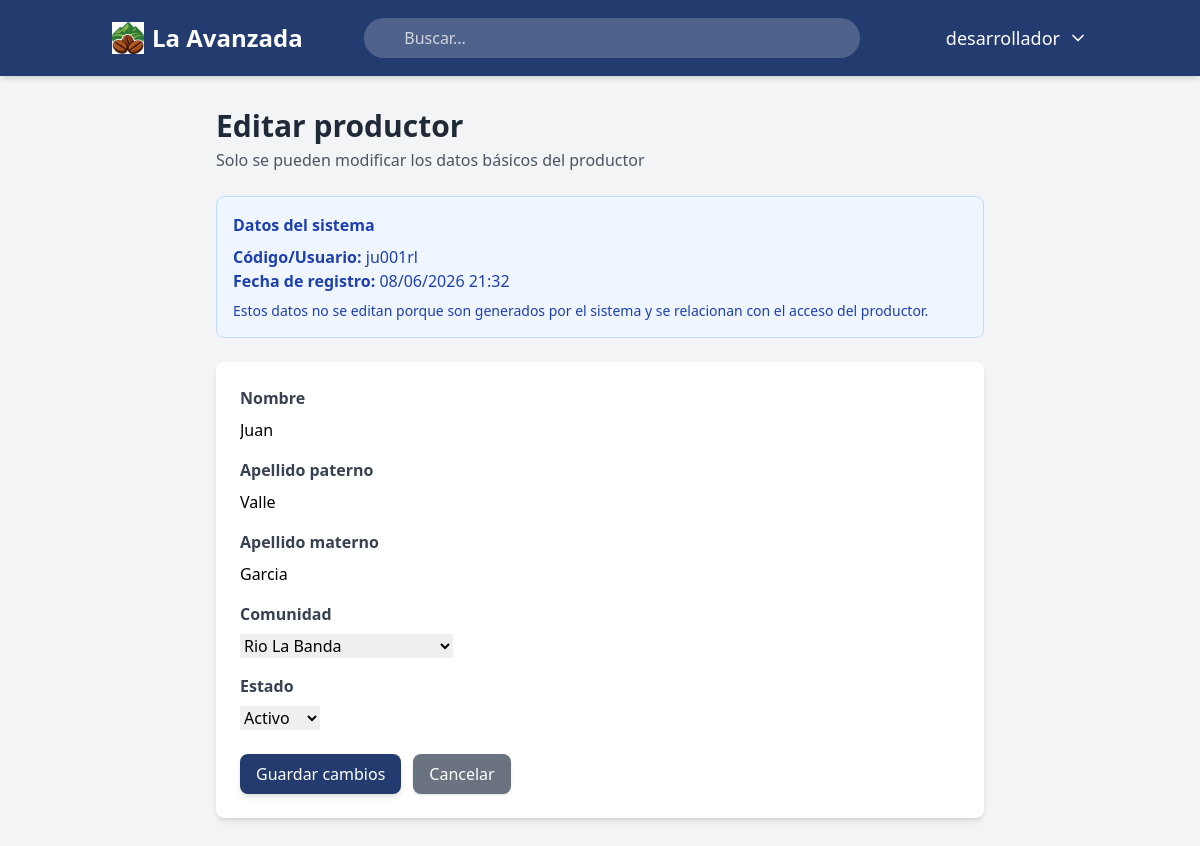
Page /productores/5/editar/ (signed in) on the committed database.
### usuarios/models.py (models this page shows)
class Usuario(AbstractUser): # CREAMOS LA CLASE USUARIO
    usuario_id = models.AutoField(primary_key=True) #CAMPO USUARIO ID, ES NUMEROS AUTOMATICOS Y ES LLAVE PRIMARIA
    USERNAME_FIELD = 'username' # CAMPO PARA INICIAR SESION
    class Meta: # CONFIGURACIONES EXTRAS en la bd
        db_table = 'usuarios' # nombre de la tabla
        verbose_name = 'Usuario' # definimos en sigular el modelo dentro del panel de django
        verbose_name_plural = 'Usuarios' # define como se mostrara en plural en django

### productores/models.py (models this page shows, shortened)
class Productor(models.Model):
    OPCIONES_ESTADO = [
        ('Activo', 'Activo'),
        ('Inactivo', 'Inactivo'),
    ]
    id_productor = models.AutoField(primary_key=True) #llave primaria
    codigo_productor = models.CharField(
        max_length=20,
        unique=True,
        verbose_name='Código del productor'
    )
    nombre = models.CharField(
        max_length=100,
        verbose_name='Nombre'
    )
    apellido_paterno = models.CharField(
        max_length=100,
        verbose_name='Apellido paterno'
    )
    apellido_materno = models.CharField(
        max_length=100,
        blank=True, # no pasa nada si se queda vacio
        verbose_name='Apellido materno'
    )
    comunidad = models.ForeignKey(
        Comunidad,
        on_delete=models.PROTECT,
        related_name='productores',
        verbose_name='Comunidad'
    )
    usuario = models.OneToOneField(
        settings.AUTH_USER_MODEL,
        on_delete=models.SET_NULL,
        null=True,
        blank=True,
        related_name='productor',
        verbose_name='Usuario de acceso'
    )
    estado = models.CharField(
        max_length=20,
        choices=OPCIONES_ESTADO,
        default='Activo',
        verbose_name='Estado'
    )
    creado_por = models.ForeignKey(
        settings.AUTH_USER_MODEL,
        on_delete=models.SET_NULL,
        null=True,
        blank=True,
        related_name='productores_creados',
        verbose_name='Creado por'
    )
    fecha_registro = models.DateTimeField(
        auto_now_add=True,
        verbose_name='Fecha de registro'
    )
    editado_por = models.ForeignKey(
        settings.AUTH_USER_MODEL,
        on_delete=models.SET_NULL,
        null=True,
        blank=True,
        related_name='productores_editados',
        verbose_name='Editado por'
    )
    fecha_edicion = models.DateTimeField(
        auto_now=True,
        verbose_name='Fecha de edición'
    )
    class Meta:
        db_table = 'productores'
        verbose_name = 'Productor'
        verbose_name_plural = 'Productores'

### productores/views.py (the view)
# urls.py: path('<int:pk>/editar/', views.editar_productor, name='editar_productor'),
@login_required
def editar_productor(request, pk):
    permiso = obtener_permiso_productores(request.user)
    if permiso < 2:
        return redirect('productores:detalle_productor', pk=pk)
    productor = get_object_or_404(Productor, pk=pk)
    if request.method == 'POST':
        form = FormularioProductor(request.POST, instance=productor)
        if form.is_valid():
            productor = form.save(commit=False)
            productor.editado_por = request.user
            productor.save()
            return redirect(f'/productores/{productor.pk}/detalle/?editado=1')
    else:
        form = FormularioProductor(instance=productor)
    contexto = {
        'form': form,
        'productor': productor,
    }
    return render(request, 'productores/formulario_productor.html', contexto)

### productores/forms.py
class FormularioProductor(forms.ModelForm):
    class Meta:
        model = Productor
        fields = [
            'nombre',
            'apellido_paterno',
            'apellido_materno',
            'comunidad',
            'estado',
        ]

### comunidades/models.py (called while the page is built)
    def __str__(self): # para django admin y para nosotros tambien en modo texto
        return self.nombre_comunidad

### principal/context_processors.py (called while the page is built)
def obtener_permisos(request):
    permisos = { # los modulos
        'registrar_compras_cafe': 0,
        'historial_compras': 0,
        'comunidades': 0,
        'productores': 0,
        'registro_ventas_cafe': 0,
        'analisis_predicciones': 0,
        'roles_usuarios': 0,
    }
    roles = []
    if request.user.is_authenticated:
        roles_usuario = UsuarioRol.objects.filter(usuario=request.user)
        roles = [usuario_rol.rol.nombre_rol for usuario_rol in roles_usuario]
        for usuario_rol in roles_usuario:
            rol = usuario_rol.rol
            for modulo in permisos.keys():
                permiso_actual = getattr(rol, modulo, 0)
                if permiso_actual > permisos[modulo]:
                    permisos[modulo] = permiso_actual
    return {
        'permisos': permisos,
        'roles': roles,
    }

### productores/views.py (called while the page is built)
def obtener_permiso_productores(usuario):
    roles_usuario = UsuarioRol.objects.filter(usuario=usuario)
    permiso_maximo = 0
    for usuario_rol in roles_usuario:
        rol = usuario_rol.rol
        permiso_actual = getattr(rol, 'productores', 0)
        if permiso_actual > permiso_maximo:
            permiso_maximo = permiso_actual
    return permiso_maximo

### productores/templates/productores/formulario_productor.html (shortened to what this page needs)
{% extends 'principal/base.html' %}
{% block content %}
<div class="max-w-3xl mx-auto">
    <div class="mb-6">
        <h1 class="text-3xl font-bold text-gray-800">
            Editar productor
        </h1>
        <p class="text-gray-600 mt-1">
            Solo se pueden modificar los datos básicos del productor
        </p>
    </div>
    <div class="bg-blue-50 border border-blue-200 rounded-lg p-4 mb-6">
        <h2 class="font-bold text-blue-800 mb-2">
            Datos del sistema
        </h2>
        <p class="text-blue-800">
            <span class="font-semibold">Código/Usuario:</span>
            {{ productor.codigo_productor }}
        </p>
        <p class="text-blue-800">
            <span class="font-semibold">Fecha de registro:</span>
            {{ productor.fecha_registro|date:"d/m/Y H:i" }}
        </p>
        <p class="text-blue-800 mt-2 text-sm">
            Estos datos no se editan porque son generados por el sistema y se relacionan con el acceso del productor.
        </p>
    </div>
    <div class="bg-white rounded-lg shadow-md p-6">
        <form method="post" autocomplete="off">
            <div class="mb-4">
                <label for="{{ form.nombre.id_for_label }}" class="block text-gray-700 font-semibold mb-2">
                    Nombre
                </label>
                {{ form.nombre }}
            </div>
            <div class="mb-4">
                <label for="{{ form.apellido_paterno.id_for_label }}" class="block text-gray-700 font-semibold mb-2">
                    Apellido paterno
                </label>
                {{ form.apellido_paterno }}
            </div>
            <div class="mb-4">
                <label for="{{ form.apellido_materno.id_for_label }}" class="block text-gray-700 font-semibold mb-2">
                    Apellido materno
                </label>
                {{ form.apellido_materno }}
            </div>
            <div class="mb-4">
                <label for="{{ form.comunidad.id_for_label }}" class="block text-gray-700 font-semibold mb-2">
                    Comunidad
                </label>
                {{ form.comunidad }}
            </div>
            <div class="mb-6">
                <label for="{{ form.estado.id_for_label }}" class="block text-gray-700 font-semibold mb-2">
                    Estado
                </label>
                {{ form.estado }}
            </div>
            <div class="flex flex-col sm:flex-row gap-3">
                <button type="submit"
                        class="w-full sm:w-auto bg-[#233b6e] text-white px-4 py-2 rounded-lg shadow-md hover:bg-[#1a2c53] transition-colors duration-300">
                    Guardar cambios
                </button>
                <a href="{% url 'productores:detalle_productor' productor.pk %}"
                   class="bg-gray-500 hover:bg-gray-600 text-white px-4 py-2 rounded-lg shadow text-center">
                    Cancelar
                </a>
            </div>
        </form>
    </div>
</div>
{% endblock %}

### principal/templates/principal/base.html (shortened to what this page needs)
{% load static %}
<!DOCTYPE html>
<html lang="es">
<head>
    <script src="https://cdn.tailwindcss.com"></script>
</head>
<body class="bg-gray-100 font-sans">
    <nav class="bg-[#233b6e] text-white shadow-md">
        <div class="container mx-auto px-4 py-4 flex flex-col md:flex-row justify-between items-center space-y-4 md:space-y-0">
            <a href="{% url 'dashboard' %}" class="flex items-center gap-2 text-2xl font-bold rounded-lg px-2 py-1 transition-all hover:bg-white/10">
                <img src="{% static 'img/logoavanzada2.jpg' %}" alt="La Avanzada" class="h-8 w-8">
                <span>La Avanzada</span>
            </a>
            <div class="relative w-full md:w-1/2">
                <input
                    type="text"
                    id="transaction-input"
                    placeholder="Buscar..."
                    class="w-full bg-white/20 text-white rounded-full py-2 pl-10 pr-4 focus:outline-none focus:ring-2 focus:ring-white/50 placeholder-gray-300"
                >
            </div>
            <div class="flex items-center space-x-6">
                <div class="relative">
                    <button id="user-menu-button" class="flex items-center space-x-2 text-lg font-medium transition-all hover:bg-white/10 p-2 rounded-lg">
                        <span>{{ user.first_name|default:user.username }}</span>
                        <svg xmlns="http://www.w3.org/2000/svg" width="20" height="20"
                             viewBox="0 0 24 24" fill="none" stroke="currentColor"
                             stroke-width="2" stroke-linecap="round" stroke-linejoin="round"
                             class="lucide lucide-chevron-down">
                            <path d="m6 9 6 6 6-6"></path>
                        </svg>
                    </button>
                </div>
            </div>
        </div>
    </nav>
    <main class="container mx-auto p-8">
        {% block content %}
        {% endblock content %}
    </main>
</body>
</html>

### rows in the picture
Usuario: first_name "desarrollador"
Productor: codigo_productor "ju001rl", fecha_registro "08/06/2026 21:32", nombre "Juan", apellido_paterno "Valle", apellido_materno "Garcia", comunidad "Rio La Banda", estado "Activo"
